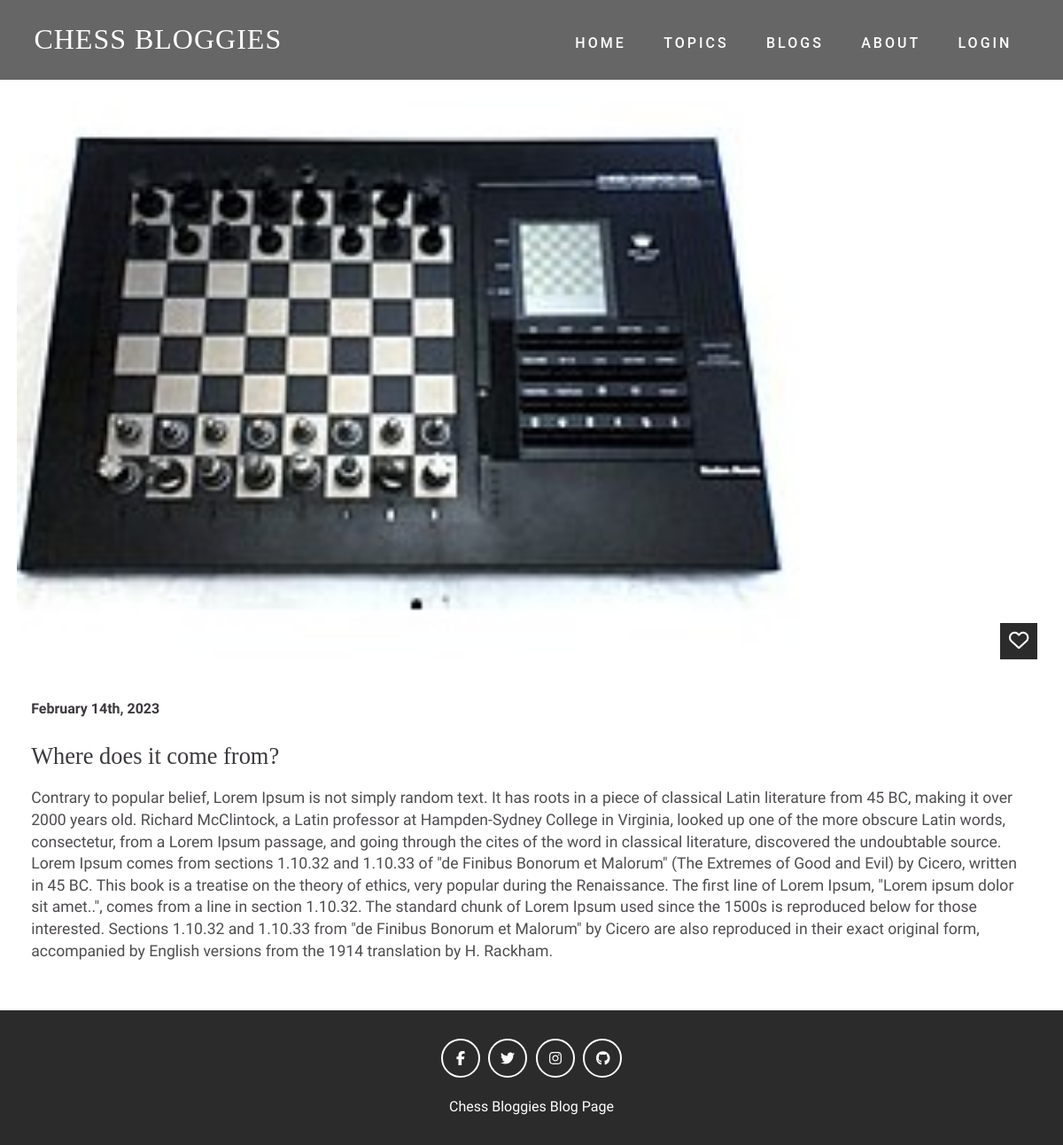
Screenshot of /post.php?id=3 with the database file from the repository.
### tables this page shows
CREATE TABLE `images` (
  `id` int(11) NOT NULL,
  `post_id` int(11) NOT NULL,
  `image` text NOT NULL
);

CREATE TABLE `posts` (
  `id` int(11) NOT NULL,
  `title` text NOT NULL,
  `content` text NOT NULL,
  `created_at` timestamp NOT NULL DEFAULT current_timestamp(),
  `created_by` varchar(20) DEFAULT NULL
);

### function.php (called while the page is built)
<?php
function getImageByPost($db,$post_id){
    $query="SELECT * FROM images WHERE post_id=$post_id ";
    $run=mysqli_query($db,$query);
    $data= mysqli_fetch_assoc($run);
    return $data;
}
?>

### post.php (the view, shortened to what this page needs)
<?php
  require('db.php');
  require('function.php');
?>
<!DOCTYPE html>
<html>
  <head>
    <link rel="stylesheet" href="includes/all.css">
    <link rel="stylesheet" href="includes/style.css">
  </head>
  <body>
    <?php
        include_once('navbar.php');
        $post_id=$_GET['id'];
        $postQuery="SELECT * FROM posts WHERE id = $post_id";
        $runPQ=mysqli_query($db,$postQuery);
        $post=mysqli_fetch_assoc($runPQ);
        $image_arr=getImageByPost($db,$post['id']);
        ?>
        <div class = "container">
            <div class = "blog-item">
              <div class = "blog-img">
                <br>
                <img src = "images/<?=$image_arr['image']?>" alt = "">
                <span><i class = "far fa-heart"></i></span>
              </div>
              <div class = "blog-text">
                <span><?=date('F jS, Y',strtotime($post['created_at']))?></span>
                <h2><?=$post['title']?></h2>
                <p><?php echo $post['content']; ?></p>
              </div>
            </div>
        </div>
      <?php
        include_once('footer.php');
      ?>
  </body>
</html>

### includes/style.css (style rules this page uses)
:root { --Playfair: 'Playfair Display', serif; --Quicksand: 'Quicksand', sans-serif; --Roboto: 'Roboto', sans-serif; --dark: #3c393d; --exDark: #2b2b2b; }
* { padding: 0; margin: 0; font-family: var(--Quicksand); }
body { line-height: 1.4; color: var(--dark); }
img { width: 100%; display: block; }
.container { max-width: 1320px; margin: 0 auto; padding: 0 1.2rem; }
.blog-img { position: relative; }
.blog-img span { position: absolute; bottom: 10px; right: 10px; background: var(--exDark); color: #fff; font-size: 1.4rem; padding: 0.3rem 0.6rem; }
.blog-text { margin: 2.2rem 0; padding: 0 1rem; }
.blog-text span { font-weight: 700; display: block; padding-bottom: 0.5rem; }
.blog-text h2 { font-family: var(--Playfair); padding: 1rem 0; font-size: 1.65rem; font-weight: 500; }
.blog-text p { font-weight: 500; font-size: 1.1rem; opacity: 0.9; padding-bottom: 1.2rem; }

### rows the page displays
images: image (picture)
posts: created_at "February 14th, 2023", title "Where does it come from?", content "Contrary to popular belief, Lorem Ipsum is not simply random text. It has roots in a piece of classical Latin literature from 45 BC, making it over 2000 years old. Richard McClintock, a Latin professor at Hampden-Sydney College in Virginia, looked up one of the more obscure Latin words, consectetur, from a Lorem Ipsum passage, and going through the cites of the word in classical literature, discovered the undoubtable source. Lorem Ipsum comes from sections 1.10.32 and 1.10.33 of \"de Finibus Bonorum et Malorum\" (The Extremes of Good and Evil) by Cicero, written in 45 BC. This book is a treatise on the theory of ethics, very popular during the Renaissance. The first line of Lorem Ipsum,…"
